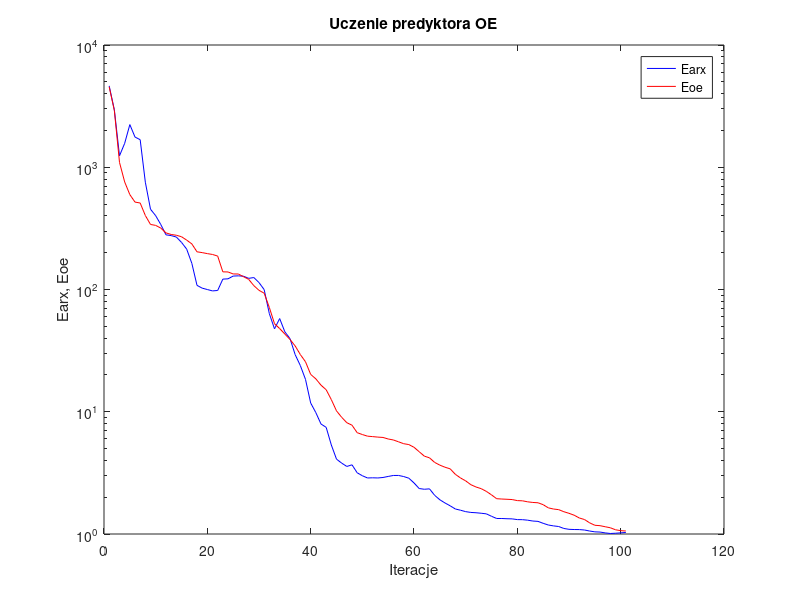
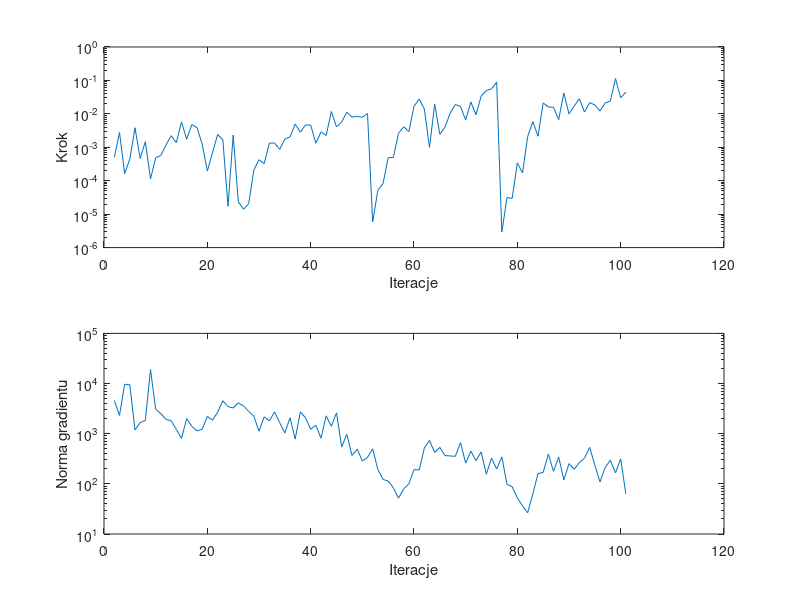

Reproduce these figures in MATLAB, in order.
%uczenie predyktora oe
clear all;
n=0; farx(n+1)=4.633822e+003; foe(n+1)=4.552000e+003; wspucz(n+1)=0.000000e+000; ng(n+1)=0.000000e+000;
%odnowa zmiennej metryki
n=1; farx(n+1)=2.954826e+003; foe(n+1)=2.915380e+003; krok(n+1)=5.033545e-004; ng(n+1)=4.589863e+003;
n=2; farx(n+1)=1.240741e+003; foe(n+1)=1.095138e+003; krok(n+1)=2.774090e-003; ng(n+1)=2.309136e+003;
n=3; farx(n+1)=1.569547e+003; foe(n+1)=7.581899e+002; krok(n+1)=1.638382e-004; ng(n+1)=9.689467e+003;
n=4; farx(n+1)=2.233207e+003; foe(n+1)=5.971786e+002; krok(n+1)=4.470330e-004; ng(n+1)=9.459025e+003;
n=5; farx(n+1)=1.766259e+003; foe(n+1)=5.188361e+002; krok(n+1)=3.846158e-003; ng(n+1)=1.185626e+003;
n=6; farx(n+1)=1.680466e+003; foe(n+1)=5.100347e+002; krok(n+1)=4.636412e-004; ng(n+1)=1.666320e+003;
n=7; farx(n+1)=7.544856e+002; foe(n+1)=4.029437e+002; krok(n+1)=1.476722e-003; ng(n+1)=1.831371e+003;
n=8; farx(n+1)=4.537352e+002; foe(n+1)=3.404949e+002; krok(n+1)=1.131625e-004; ng(n+1)=1.904874e+004;
n=9; farx(n+1)=4.016957e+002; foe(n+1)=3.345375e+002; krok(n+1)=4.875677e-004; ng(n+1)=3.074601e+003;
n=10; farx(n+1)=3.394872e+002; foe(n+1)=3.177415e+002; krok(n+1)=5.688063e-004; ng(n+1)=2.508069e+003;
n=11; farx(n+1)=2.800326e+002; foe(n+1)=2.903765e+002; krok(n+1)=1.178095e-003; ng(n+1)=1.927744e+003;
n=12; farx(n+1)=2.760532e+002; foe(n+1)=2.819542e+002; krok(n+1)=2.218843e-003; ng(n+1)=1.816555e+003;
n=13; farx(n+1)=2.686746e+002; foe(n+1)=2.778519e+002; krok(n+1)=1.369522e-003; ng(n+1)=1.215277e+003;
n=14; farx(n+1)=2.429158e+002; foe(n+1)=2.702199e+002; krok(n+1)=5.767896e-003; ng(n+1)=8.045092e+002;
n=15; farx(n+1)=2.140061e+002; foe(n+1)=2.535354e+002; krok(n+1)=1.736904e-003; ng(n+1)=2.001932e+003;
n=16; farx(n+1)=1.637534e+002; foe(n+1)=2.360419e+002; krok(n+1)=4.756638e-003; ng(n+1)=1.402350e+003;
n=17; farx(n+1)=1.081195e+002; foe(n+1)=2.034048e+002; krok(n+1)=3.868579e-003; ng(n+1)=1.137172e+003;
n=18; farx(n+1)=1.025872e+002; foe(n+1)=2.003368e+002; krok(n+1)=1.250114e-003; ng(n+1)=1.226487e+003;
n=19; farx(n+1)=9.995416e+001; foe(n+1)=1.966002e+002; krok(n+1)=1.954789e-004; ng(n+1)=2.213275e+003;
n=20; farx(n+1)=9.739965e+001; foe(n+1)=1.934547e+002; krok(n+1)=6.935224e-004; ng(n+1)=1.864425e+003;
n=21; farx(n+1)=9.819795e+001; foe(n+1)=1.877496e+002; krok(n+1)=2.422929e-003; ng(n+1)=2.678338e+003;
n=22; farx(n+1)=1.216095e+002; foe(n+1)=1.394654e+002; krok(n+1)=1.671680e-003; ng(n+1)=4.540432e+003;
n=23; farx(n+1)=1.222852e+002; foe(n+1)=1.391838e+002; krok(n+1)=1.720017e-005; ng(n+1)=3.464469e+003;
n=24; farx(n+1)=1.288007e+002; foe(n+1)=1.340237e+002; krok(n+1)=2.312019e-003; ng(n+1)=3.262079e+003;
n=25; farx(n+1)=1.293449e+002; foe(n+1)=1.339112e+002; krok(n+1)=2.336289e-005; ng(n+1)=4.118137e+003;
%odnowa zmiennej metryki
n=26; farx(n+1)=1.284607e+002; foe(n+1)=1.273227e+002; krok(n+1)=1.404611e-005; ng(n+1)=3.581288e+003;
n=27; farx(n+1)=1.233876e+002; foe(n+1)=1.211040e+002; krok(n+1)=2.044242e-005; ng(n+1)=2.789069e+003;
n=28; farx(n+1)=1.252722e+002; foe(n+1)=1.075471e+002; krok(n+1)=2.087853e-004; ng(n+1)=2.241195e+003;
n=29; farx(n+1)=1.139096e+002; foe(n+1)=9.845265e+001; krok(n+1)=4.251583e-004; ng(n+1)=1.118272e+003;
n=30; farx(n+1)=9.980898e+001; foe(n+1)=9.330055e+001; krok(n+1)=3.229906e-004; ng(n+1)=2.170745e+003;
n=31; farx(n+1)=6.347749e+001; foe(n+1)=7.128063e+001; krok(n+1)=1.323510e-003; ng(n+1)=1.800986e+003;
n=32; farx(n+1)=4.766143e+001; foe(n+1)=5.252136e+001; krok(n+1)=1.353531e-003; ng(n+1)=2.716053e+003;
n=33; farx(n+1)=5.785831e+001; foe(n+1)=4.791005e+001; krok(n+1)=8.631728e-004; ng(n+1)=1.661997e+003;
n=34; farx(n+1)=4.507549e+001; foe(n+1)=4.323580e+001; krok(n+1)=1.751967e-003; ng(n+1)=1.031555e+003;
n=35; farx(n+1)=3.968175e+001; foe(n+1)=3.898766e+001; krok(n+1)=2.050616e-003; ng(n+1)=2.078571e+003;
n=36; farx(n+1)=2.931850e+001; foe(n+1)=3.453938e+001; krok(n+1)=4.944398e-003; ng(n+1)=7.803025e+002;
n=37; farx(n+1)=2.386894e+001; foe(n+1)=2.935870e+001; krok(n+1)=2.840497e-003; ng(n+1)=2.719429e+003;
n=38; farx(n+1)=1.839331e+001; foe(n+1)=2.563647e+001; krok(n+1)=4.672280e-003; ng(n+1)=2.088384e+003;
n=39; farx(n+1)=1.179593e+001; foe(n+1)=2.021277e+001; krok(n+1)=4.629191e-003; ng(n+1)=1.226704e+003;
n=40; farx(n+1)=9.836460e+000; foe(n+1)=1.858214e+001; krok(n+1)=1.320749e-003; ng(n+1)=1.469851e+003;
n=41; farx(n+1)=7.937047e+000; foe(n+1)=1.649769e+001; krok(n+1)=2.885366e-003; ng(n+1)=8.138668e+002;
n=42; farx(n+1)=7.455334e+000; foe(n+1)=1.513739e+001; krok(n+1)=2.254077e-003; ng(n+1)=2.269930e+003;
n=43; farx(n+1)=5.345355e+000; foe(n+1)=1.256039e+001; krok(n+1)=1.177574e-002; ng(n+1)=1.403705e+003;
n=44; farx(n+1)=4.096365e+000; foe(n+1)=1.016673e+001; krok(n+1)=4.064431e-003; ng(n+1)=2.609011e+003;
n=45; farx(n+1)=3.800346e+000; foe(n+1)=9.009042e+000; krok(n+1)=5.711090e-003; ng(n+1)=5.472235e+002;
n=46; farx(n+1)=3.569601e+000; foe(n+1)=8.133877e+000; krok(n+1)=1.121665e-002; ng(n+1)=9.697201e+002;
n=47; farx(n+1)=3.681115e+000; foe(n+1)=7.763857e+000; krok(n+1)=7.990988e-003; ng(n+1)=3.673230e+002;
n=48; farx(n+1)=3.168560e+000; foe(n+1)=6.743345e+000; krok(n+1)=8.403478e-003; ng(n+1)=4.942442e+002;
n=49; farx(n+1)=2.997008e+000; foe(n+1)=6.511424e+000; krok(n+1)=7.883344e-003; ng(n+1)=2.848464e+002;
n=50; farx(n+1)=2.873201e+000; foe(n+1)=6.314153e+000; krok(n+1)=1.021537e-002; ng(n+1)=3.364348e+002;
%odnowa zmiennej metryki
n=51; farx(n+1)=2.882250e+000; foe(n+1)=6.261163e+000; krok(n+1)=5.828323e-006; ng(n+1)=4.981973e+002;
n=52; farx(n+1)=2.873546e+000; foe(n+1)=6.203191e+000; krok(n+1)=5.210339e-005; ng(n+1)=1.942990e+002;
n=53; farx(n+1)=2.899302e+000; foe(n+1)=6.163185e+000; krok(n+1)=8.170121e-005; ng(n+1)=1.224373e+002;
n=54; farx(n+1)=2.956665e+000; foe(n+1)=5.987911e+000; krok(n+1)=4.884852e-004; ng(n+1)=1.138805e+002;
n=55; farx(n+1)=3.011608e+000; foe(n+1)=5.878437e+000; krok(n+1)=4.957630e-004; ng(n+1)=8.370367e+001;
n=56; farx(n+1)=3.013119e+000; foe(n+1)=5.678324e+000; krok(n+1)=2.607206e-003; ng(n+1)=5.171485e+001;
n=57; farx(n+1)=2.951686e+000; foe(n+1)=5.478851e+000; krok(n+1)=4.106680e-003; ng(n+1)=7.966835e+001;
n=58; farx(n+1)=2.860644e+000; foe(n+1)=5.388856e+000; krok(n+1)=2.953444e-003; ng(n+1)=9.991213e+001;
n=59; farx(n+1)=2.617235e+000; foe(n+1)=5.121654e+000; krok(n+1)=1.688698e-002; ng(n+1)=1.920888e+002;
n=60; farx(n+1)=2.354862e+000; foe(n+1)=4.711847e+000; krok(n+1)=2.779047e-002; ng(n+1)=1.893389e+002;
n=61; farx(n+1)=2.322646e+000; foe(n+1)=4.334283e+000; krok(n+1)=1.406421e-002; ng(n+1)=5.187033e+002;
n=62; farx(n+1)=2.341301e+000; foe(n+1)=4.198531e+000; krok(n+1)=9.988735e-004; ng(n+1)=7.351176e+002;
n=63; farx(n+1)=2.071431e+000; foe(n+1)=3.850922e+000; krok(n+1)=1.952078e-002; ng(n+1)=4.248480e+002;
n=64; farx(n+1)=1.905575e+000; foe(n+1)=3.658582e+000; krok(n+1)=2.444561e-003; ng(n+1)=5.326468e+002;
n=65; farx(n+1)=1.793783e+000; foe(n+1)=3.517946e+000; krok(n+1)=4.014511e-003; ng(n+1)=3.658297e+002;
n=66; farx(n+1)=1.700694e+000; foe(n+1)=3.411763e+000; krok(n+1)=1.046652e-002; ng(n+1)=3.604536e+002;
n=67; farx(n+1)=1.602210e+000; foe(n+1)=3.078184e+000; krok(n+1)=1.897240e-002; ng(n+1)=3.534383e+002;
n=68; farx(n+1)=1.565082e+000; foe(n+1)=2.873591e+000; krok(n+1)=1.660195e-002; ng(n+1)=6.650485e+002;
n=69; farx(n+1)=1.524003e+000; foe(n+1)=2.720574e+000; krok(n+1)=6.543079e-003; ng(n+1)=2.587965e+002;
n=70; farx(n+1)=1.501222e+000; foe(n+1)=2.531464e+000; krok(n+1)=2.262062e-002; ng(n+1)=4.485418e+002;
n=71; farx(n+1)=1.492543e+000; foe(n+1)=2.424341e+000; krok(n+1)=9.409526e-003; ng(n+1)=2.915073e+002;
n=72; farx(n+1)=1.478432e+000; foe(n+1)=2.349266e+000; krok(n+1)=3.406610e-002; ng(n+1)=4.324865e+002;
n=73; farx(n+1)=1.461795e+000; foe(n+1)=2.231795e+000; krok(n+1)=4.954706e-002; ng(n+1)=1.557107e+002;
n=74; farx(n+1)=1.396223e+000; foe(n+1)=2.089878e+000; krok(n+1)=5.558094e-002; ng(n+1)=3.261325e+002;
n=75; farx(n+1)=1.339217e+000; foe(n+1)=1.944007e+000; krok(n+1)=8.877087e-002; ng(n+1)=1.970188e+002;
%odnowa zmiennej metryki
n=76; farx(n+1)=1.339188e+000; foe(n+1)=1.932314e+000; krok(n+1)=2.903548e-006; ng(n+1)=3.447936e+002;
n=77; farx(n+1)=1.333179e+000; foe(n+1)=1.923465e+000; krok(n+1)=3.145966e-005; ng(n+1)=9.787437e+001;
n=78; farx(n+1)=1.329792e+000; foe(n+1)=1.913227e+000; krok(n+1)=2.961144e-005; ng(n+1)=8.759530e+001;
n=79; farx(n+1)=1.311719e+000; foe(n+1)=1.875861e+000; krok(n+1)=3.423805e-004; ng(n+1)=5.239744e+001;
n=80; farx(n+1)=1.309923e+000; foe(n+1)=1.868286e+000; krok(n+1)=1.714180e-004; ng(n+1)=3.646120e+001;
n=81; farx(n+1)=1.297418e+000; foe(n+1)=1.833271e+000; krok(n+1)=2.081087e-003; ng(n+1)=2.653199e+001;
n=82; farx(n+1)=1.276685e+000; foe(n+1)=1.811550e+000; krok(n+1)=5.843731e-003; ng(n+1)=6.347897e+001;
n=83; farx(n+1)=1.268544e+000; foe(n+1)=1.800925e+000; krok(n+1)=2.145173e-003; ng(n+1)=1.599076e+002;
n=84; farx(n+1)=1.222937e+000; foe(n+1)=1.737016e+000; krok(n+1)=2.128042e-002; ng(n+1)=1.696404e+002;
n=85; farx(n+1)=1.184434e+000; foe(n+1)=1.636379e+000; krok(n+1)=1.601914e-002; ng(n+1)=3.921689e+002;
n=86; farx(n+1)=1.165223e+000; foe(n+1)=1.600659e+000; krok(n+1)=1.576669e-002; ng(n+1)=1.774694e+002;
n=87; farx(n+1)=1.151519e+000; foe(n+1)=1.582238e+000; krok(n+1)=6.700076e-003; ng(n+1)=3.445468e+002;
n=88; farx(n+1)=1.110096e+000; foe(n+1)=1.521918e+000; krok(n+1)=4.218186e-002; ng(n+1)=1.198213e+002;
n=89; farx(n+1)=1.092159e+000; foe(n+1)=1.476373e+000; krok(n+1)=9.949946e-003; ng(n+1)=2.532076e+002;
n=90; farx(n+1)=1.088086e+000; foe(n+1)=1.424673e+000; krok(n+1)=1.702114e-002; ng(n+1)=1.948135e+002;
n=91; farx(n+1)=1.086877e+000; foe(n+1)=1.351795e+000; krok(n+1)=2.835564e-002; ng(n+1)=2.650805e+002;
n=92; farx(n+1)=1.078187e+000; foe(n+1)=1.313484e+000; krok(n+1)=1.132561e-002; ng(n+1)=3.243981e+002;
n=93; farx(n+1)=1.057578e+000; foe(n+1)=1.233564e+000; krok(n+1)=2.156300e-002; ng(n+1)=5.345170e+002;
n=94; farx(n+1)=1.041610e+000; foe(n+1)=1.178827e+000; krok(n+1)=1.851676e-002; ng(n+1)=2.355607e+002;
n=95; farx(n+1)=1.037318e+000; foe(n+1)=1.169874e+000; krok(n+1)=1.213054e-002; ng(n+1)=1.090249e+002;
n=96; farx(n+1)=1.021361e+000; foe(n+1)=1.146700e+000; krok(n+1)=2.128042e-002; ng(n+1)=2.131625e+002;
n=97; farx(n+1)=1.009699e+000; foe(n+1)=1.124567e+000; krok(n+1)=2.399905e-002; ng(n+1)=2.954889e+002;
n=98; farx(n+1)=1.014584e+000; foe(n+1)=1.082815e+000; krok(n+1)=1.136129e-001; ng(n+1)=1.646989e+002;
n=99; farx(n+1)=1.022091e+000; foe(n+1)=1.065195e+000; krok(n+1)=3.034235e-002; ng(n+1)=3.164871e+002;
n=100; farx(n+1)=1.029462e+000; foe(n+1)=1.058018e+000; krok(n+1)=4.446078e-002; ng(n+1)=6.330113e+001;

figure; semilogy(farx,'b'); hold on; semilogy(foe,'r'); xlabel('Iteracje'); ylabel('Earx, Eoe'); legend('Earx','Eoe'); title('Uczenie predyktora OE');
figure; subplot(2,1,1); semilogy(krok); xlabel('Iteracje'); ylabel('Krok');
subplot(2,1,2); semilogy(ng); xlabel('Iteracje'); ylabel('Norma gradientu');
Earx=farx(n+1)
Eoe=foe(n+1)
